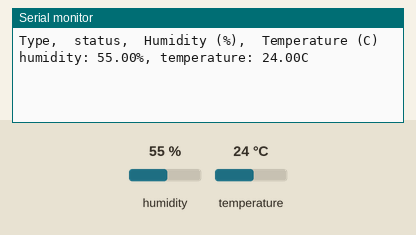
The sketch below on a simulated Arduino Uno, built with avr-gcc and run on an emulated ATmega328P. Shown: the last lines printed to the serial monitor. The test bench sets the inputs (shaded band); at power-on: humidity 55 %, temperature 24 °C.

Above: at 3.2 s.
3.3 s: humidity set to 22 %
At 5.4 s:
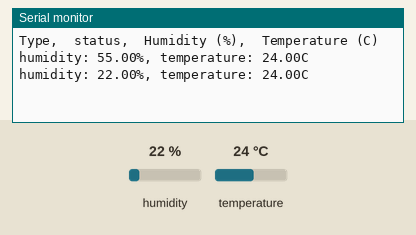
6.0 s: temperature set to 12 °C
At 6.6 s:
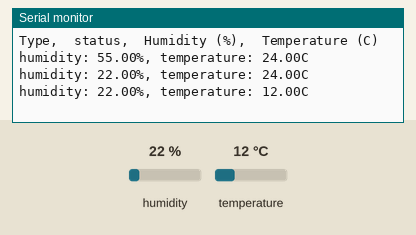
8.7 s: humidity set to 40 %
At 11.3 s:
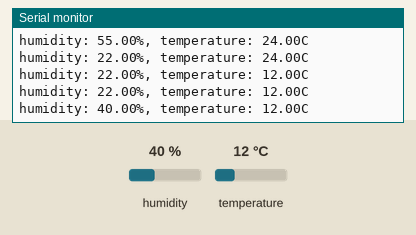
Timing chart, 0 to 12.8 s (numbered marks = the images above; inputs shaded):
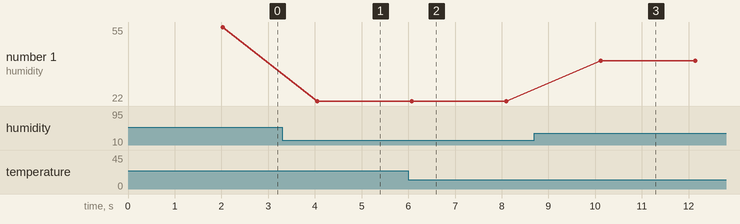

Measured:
- after the input at 3.3 s, the serial monitor: prints a new line after 0.75 s (image 1)
- after the input at 6.0 s, the serial monitor: prints a new line after 0.07 s (image 2)
- after the input at 8.7 s, the serial monitor: prints a new line after 1.4 s (image 3)
- plotted number 1: 55 → 22 after the input at 3.3 s, 22 → 40 after the input at 8.7 s

The sketch:

Sketch_25.1_Temperature_and_Humidity_Sensor.ino
```cpp
/**********************************************************************
  Filename    : Temperature and Humidity Sensor
  Description : Use DHT11 to measure temperature and humidity.Print the result to the serial port.
  Auther      : www.freenove.com
  Modification: 2021/10/13
**********************************************************************/
#include <dht.h>

dht DHT;

#define DHT11_PIN 15

void setup(){
  Serial.begin(115200);
  delay(2000);
  Serial.println("Type,\tstatus,\tHumidity (%),\tTemperature (C)");
}

void loop(){
  int chk = DHT.read11(DHT11_PIN);
  if(chk == DHTLIB_OK){
    Serial.println("humidity: " + String(DHT.humidity) + "%, temperature: " + String(DHT.temperature) + "C");
  }else{
    Serial.println("DHT11 Reading data error!");
  }
  delay(2000);
}
```
